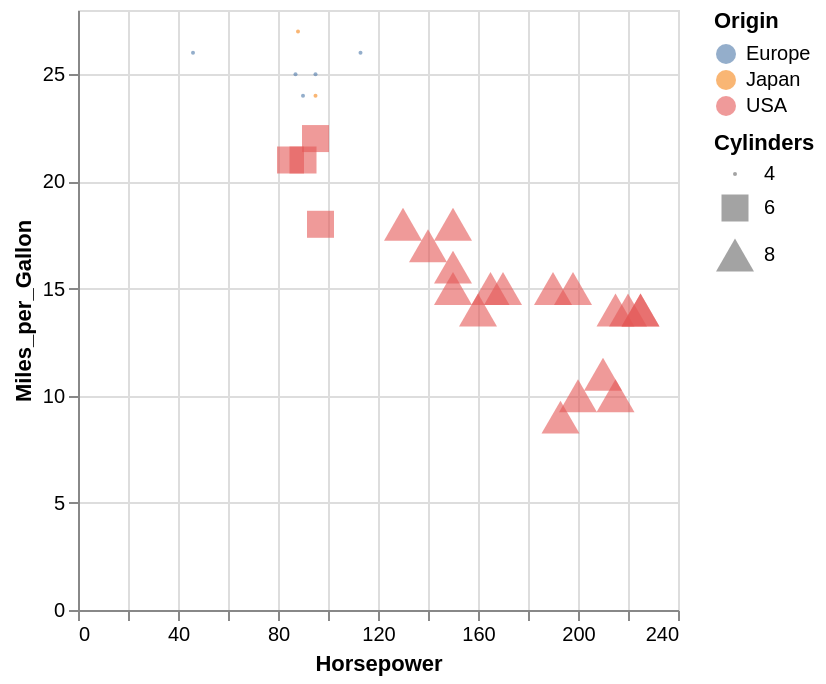

Write the Vega-Lite specification saved for this chart.
### Vega-Lite specification from a JSON file in a GitHub repository (floating-point values rounded to 4 significant figures; data arrays with more than 128 entries replaced by an {"elided": "..."} marker saying what was removed)
{"$schema": "https://vega.github.io/schema/vega-lite/v5.json", "data": {"values": {"elided": "406 records"}}, "description": "Sized, shaped and coloured by number of cylinders (should have two sets of legend items)", "encoding": {"color": {"field": "Origin", "type": "nominal"}, "opacity": {"value": 0.6}, "shape": {"field": "Cylinders", "type": "ordinal"}, "size": {"field": "Cylinders", "type": "ordinal"}, "x": {"field": "Horsepower", "type": "quantitative"}, "y": {"field": "Miles_per_Gallon", "type": "quantitative"}}, "mark": {"filled": true, "type": "point"}, "transform": [{"as": "YearOfManufacture", "calculate": "year(datum.Year)"}, {"filter": "datum.YearOfManufacture == 1970"}]}
